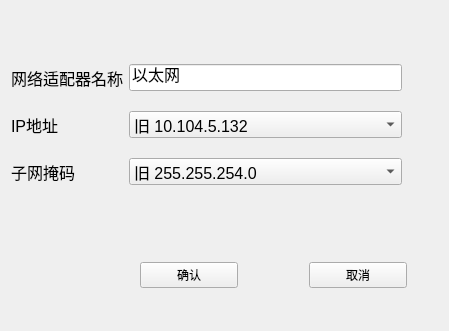
<?xml version="1.0" encoding="UTF-8"?>
<ui version="4.0">
 <class>inputForm</class>
 <widget class="QWidget" name="inputForm">
  <property name="windowModality">
   <enum>Qt::ApplicationModal</enum>
  </property>
  <property name="geometry">
   <rect>
    <x>0</x>
    <y>0</y>
    <width>449</width>
    <height>331</height>
   </rect>
  </property>
  <property name="windowTitle">
   <string>Form</string>
  </property>
  <widget class="QWidget" name="layoutWidget">
   <property name="geometry">
    <rect>
     <x>11</x>
     <y>50</y>
     <width>391</width>
     <height>151</height>
    </rect>
   </property>
   <layout class="QGridLayout" name="gridLayout">
    <item row="0" column="0">
     <widget class="QLabel" name="label">
      <property name="font">
       <font>
        <pointsize>12</pointsize>
       </font>
      </property>
      <property name="text">
       <string>网络适配器名称</string>
      </property>
     </widget>
    </item>
    <item row="0" column="1">
     <widget class="QLineEdit" name="lineEdit">
      <property name="font">
       <font>
        <pointsize>12</pointsize>
       </font>
      </property>
      <property name="text">
       <string>以太网</string>
      </property>
     </widget>
    </item>
    <item row="1" column="0">
     <widget class="QLabel" name="label_2">
      <property name="font">
       <font>
        <pointsize>12</pointsize>
       </font>
      </property>
      <property name="text">
       <string>IP地址</string>
      </property>
     </widget>
    </item>
    <item row="2" column="0">
     <widget class="QLabel" name="label_3">
      <property name="font">
       <font>
        <pointsize>12</pointsize>
       </font>
      </property>
      <property name="text">
       <string>子网掩码</string>
      </property>
     </widget>
    </item>
    <item row="1" column="1">
     <widget class="QComboBox" name="comboBox">
      <property name="font">
       <font>
        <pointsize>12</pointsize>
       </font>
      </property>
      <item>
       <property name="text">
        <string>旧 10.104.5.132</string>
       </property>
      </item>
      <item>
       <property name="text">
        <string>新 10.104.0.113</string>
       </property>
      </item>
      <item>
       <property name="text">
        <string>自定义</string>
       </property>
      </item>
     </widget>
    </item>
    <item row="2" column="1">
     <widget class="QComboBox" name="comboBox_2">
      <property name="font">
       <font>
        <pointsize>12</pointsize>
       </font>
      </property>
      <item>
       <property name="text">
        <string>旧 255.255.254.0</string>
       </property>
      </item>
      <item>
       <property name="text">
        <string>新 255.255.254.0</string>
       </property>
      </item>
      <item>
       <property name="text">
        <string>自定义</string>
       </property>
      </item>
     </widget>
    </item>
   </layout>
  </widget>
  <widget class="QWidget" name="layoutWidget">
   <property name="geometry">
    <rect>
     <x>140</x>
     <y>260</y>
     <width>267</width>
     <height>30</height>
    </rect>
   </property>
   <layout class="QHBoxLayout" name="horizontalLayout">
    <item>
     <widget class="QPushButton" name="pushButton">
      <property name="text">
       <string>确认</string>
      </property>
     </widget>
    </item>
    <item>
     <spacer name="horizontalSpacer">
      <property name="orientation">
       <enum>Qt::Horizontal</enum>
      </property>
      <property name="sizeType">
       <enum>QSizePolicy::Fixed</enum>
      </property>
      <property name="sizeHint" stdset="0">
       <size>
        <width>65</width>
        <height>20</height>
       </size>
      </property>
     </spacer>
    </item>
    <item>
     <widget class="QPushButton" name="pushButton_2">
      <property name="text">
       <string>取消</string>
      </property>
     </widget>
    </item>
   </layout>
  </widget>
 </widget>
 <resources/>
 <connections/>
</ui>
